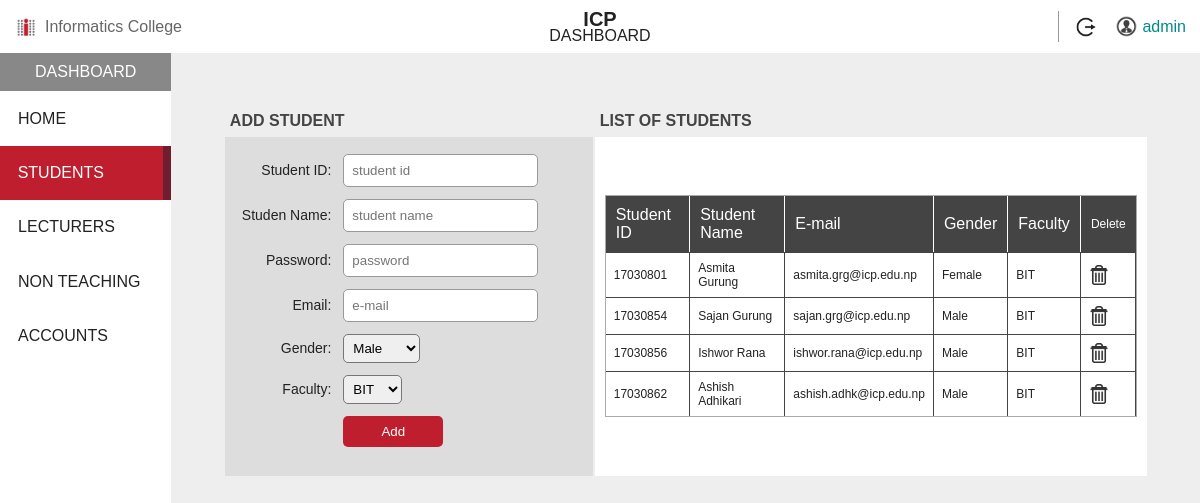
/rte_admin/students.php (signed in), run on the app's committed database.
### tables this page shows
CREATE TABLE `icp_students` (
  `Student_ID` varchar(50) NOT NULL,
  `Name` varchar(50) NOT NULL,
  `Password` varchar(50) NOT NULL,
  `Email` varchar(50) DEFAULT NULL,
  `Gender` varchar(10) DEFAULT 'Male',
  `Faculty` varchar(50) NOT NULL
);

### fetchers/getStudents.php (the view, shortened to what this page needs)
<?php
  include("conn.php");
  getStudent();
function getStudent(){
  global $con;
  $query = "SELECT * FROM icp_students";
  $run = mysqli_query($con,$query);
  $row_num = mysqli_num_rows($run)  or die("Error data fetching.");
  if($row_num>0){
    while($row = mysqli_fetch_assoc($run)){
      $id = $row["Student_ID"];
      $name = $row["Name"];
      $mail = $row["Email"];
      $gender = $row["Gender"];
      $faculty = $row["Faculty"];
      echo "<tr>
      <td style='font-size:12px;padding:8px;border-right:1px solid #444; border-top:1px solid #444;'>$id</td>
      <td style='font-size:12px;padding:8px;border-right:1px solid #444; border-top:1px solid #444;'>$name</td>
      <td style='font-size:12px;padding:8px;border-right:1px solid #444; border-top:1px solid #444;'>$mail</td>
      <td style='font-size:12px;padding:8px;border-right:1px solid #444; border-top:1px solid #444;'>$gender</td>
      <td style='font-size:12px;padding:8px;border-right:1px solid #444; border-top:1px solid #444;'>$faculty</td>
      <td style='font-size:12px;padding:8px;border-right:1px solid #444; border-top:1px solid #444;'>
      <a href='../fetchers/delStudent.php?id=".$id."'><img style='width:20px;' src='../assets/delete.png'/></a></td>
      </tr>";
    }
  }
  else{
  echo "Please add students.";
  }
}
?>

### style/dashboard_main.css (style rules this page uses)
body { margin:0px; padding:0px; font-family: sans-serif; color:#bf1e2e; }
.wrap a { color: #FFF; list-style: none; text-decoration: none; }

### style/login_main.css (style rules this page uses)
body { margin:0px; padding:0px; font-family: sans-serif; color:#222; }

### data on the page
icp_students: Student_ID "17030801", Name "Asmita Gurung", Email "asmita.grg@icp.edu.np", Gender "Female", Faculty "BIT"
icp_students: Student_ID "17030854", Name "Sajan Gurung", Email "sajan.grg@icp.edu.np", Gender "Male", Faculty "BIT"
icp_students: Student_ID "17030856", Name "Ishwor Rana", Email "ishwor.rana@icp.edu.np", Gender "Male", Faculty "BIT"
icp_students: Student_ID "17030862", Name "Ashish Adhikari", Email "ashish.adhk@icp.edu.np", Gender "Male", Faculty "BIT"

### other printed values
$user "admin"
